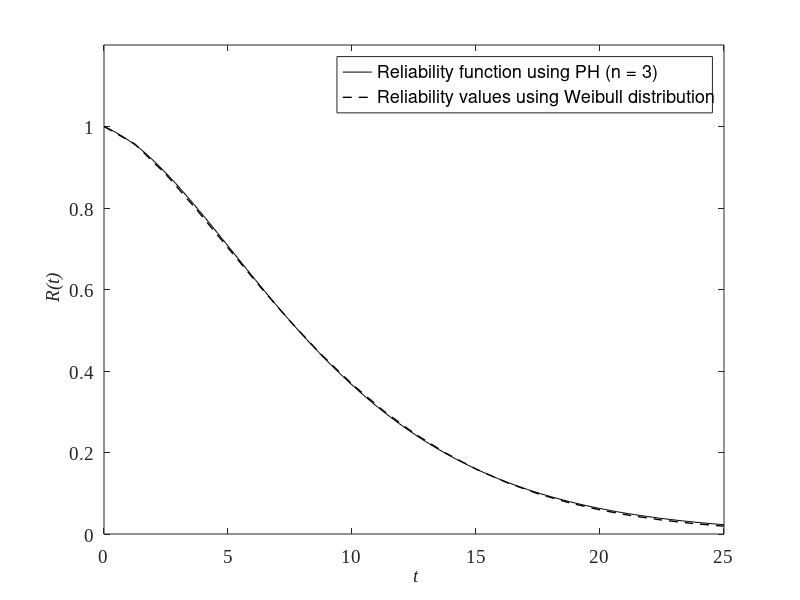

The MATLAB source for this figure:
% Plot Reliability Function

clc
clear
addpath('data')

load component_Weibull_APH3.mat

figure('Name','Reliability Function');
plot(tt,RRme,'k',t,R,'k--','LineWidth',1);
set(gca,'FontName','Times New Roman','FontSize',14);
legend({'Reliability function using PH (n = 3)','Reliability values using Weibull distribution'},'FontSize',13);
xlabel('\it t','FontSize',14);
ylabel('\it R(t)','FontSize',14);
axis([0 tmax 0 1.2])